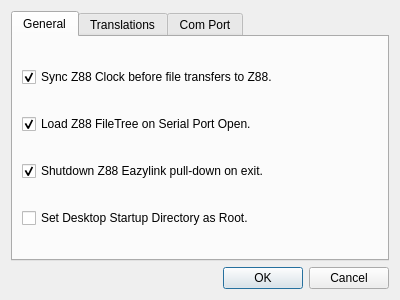
<?xml version="1.0" encoding="UTF-8"?>
<ui version="4.0">
 <class>Prefrences_dlg</class>
 <widget class="QDialog" name="Prefrences_dlg">
  <property name="geometry">
   <rect>
    <x>0</x>
    <y>0</y>
    <width>400</width>
    <height>300</height>
   </rect>
  </property>
  <property name="windowTitle">
   <string>EazyLink2 Preferences</string>
  </property>
  <property name="toolTip">
   <string>Set Eazylink Preferences:</string>
  </property>
  <layout class="QGridLayout" name="gridLayout">
   <item row="2" column="0">
    <widget class="QDialogButtonBox" name="buttonBox">
     <property name="orientation">
      <enum>Qt::Horizontal</enum>
     </property>
     <property name="standardButtons">
      <set>QDialogButtonBox::Cancel|QDialogButtonBox::Ok</set>
     </property>
    </widget>
   </item>
   <item row="1" column="0">
    <widget class="QTabWidget" name="tabWidget">
     <property name="currentIndex">
      <number>0</number>
     </property>
     <widget class="QWidget" name="tab">
      <attribute name="title">
       <string>General</string>
      </attribute>
      <layout class="QGridLayout" name="gridLayout_2">
       <item row="0" column="0">
        <widget class="QCheckBox" name="tmSync_cbox">
         <property name="toolTip">
          <string>Sync Z88 Clock to the Desktop time, Before File Transfers to Z88.</string>
         </property>
         <property name="text">
          <string extracomment="Auto Sync Flag">Sync Z88 Clock before file transfers to Z88.</string>
         </property>
         <property name="checked">
          <bool>true</bool>
         </property>
        </widget>
       </item>
       <item row="3" column="0">
        <widget class="QCheckBox" name="ezQuit_cbox">
         <property name="toolTip">
          <string>Quit the Z88 Eazylink pull-down when quitting the Eazylink Client.</string>
         </property>
         <property name="text">
          <string>Shutdown Z88 Eazylink pull-down on exit.</string>
         </property>
         <property name="checked">
          <bool>true</bool>
         </property>
        </widget>
       </item>
       <item row="1" column="0">
        <widget class="QCheckBox" name="ldZ88TreeOnStart">
         <property name="toolTip">
          <string>Load the Z88 File Tree On Startup, and Serial port Change.</string>
         </property>
         <property name="text">
          <string>Load Z88 FileTree on Serial Port Open.</string>
         </property>
         <property name="checked">
          <bool>true</bool>
         </property>
        </widget>
       </item>
       <item row="4" column="0">
        <widget class="QCheckBox" name="InitDir_isRoot">
         <property name="toolTip">
          <string>Set the Initial Desktop Dir as the Root of the Tree View</string>
         </property>
         <property name="text">
          <string>Set Desktop Startup Directory as Root.</string>
         </property>
        </widget>
       </item>
      </layout>
     </widget>
     <widget class="QWidget" name="tab_2">
      <attribute name="title">
       <string>Translations</string>
      </attribute>
      <layout class="QGridLayout" name="gridLayout_3">
       <item row="1" column="0">
        <widget class="QCheckBox" name="byteMode_trans">
         <property name="toolTip">
          <string>Enables Translation of non-printable characters.</string>
         </property>
         <property name="text">
          <string>Enable Byte Mode Translation.</string>
         </property>
        </widget>
       </item>
       <item row="2" column="0">
        <widget class="QCheckBox" name="lineFeed_trans">
         <property name="toolTip">
          <string>Use CR/LF to replace the Z88's CR line terminations.</string>
         </property>
         <property name="text">
          <string>Enable Z88 to CR/LF line termination.</string>
         </property>
        </widget>
       </item>
       <item row="0" column="0">
        <widget class="QLabel" name="label">
         <property name="sizePolicy">
          <sizepolicy hsizetype="Preferred" vsizetype="Fixed">
           <horstretch>0</horstretch>
           <verstretch>0</verstretch>
          </sizepolicy>
         </property>
         <property name="layoutDirection">
          <enum>Qt::LeftToRight</enum>
         </property>
         <property name="text">
          <string>Default Translations:</string>
         </property>
         <property name="alignment">
          <set>Qt::AlignLeading|Qt::AlignLeft|Qt::AlignVCenter</set>
         </property>
        </widget>
       </item>
      </layout>
     </widget>
     <widget class="QWidget" name="tab_3">
      <attribute name="title">
       <string>Com Port</string>
      </attribute>
      <layout class="QGridLayout" name="gridLayout_4">
       <item row="0" column="0">
        <widget class="QCheckBox" name="OpenPortOnStartup">
         <property name="toolTip">
          <string>Select this to open the serial port on Startup.</string>
         </property>
         <property name="text">
          <string>Open Serial Port on Startup.</string>
         </property>
         <property name="checked">
          <bool>true</bool>
         </property>
        </widget>
       </item>
       <item row="1" column="0">
        <widget class="QGroupBox" name="SelSerialGrp">
         <property name="sizePolicy">
          <sizepolicy hsizetype="Preferred" vsizetype="Fixed">
           <horstretch>0</horstretch>
           <verstretch>0</verstretch>
          </sizepolicy>
         </property>
         <property name="title">
          <string>Default Serial Port:</string>
         </property>
         <layout class="QHBoxLayout" name="horizontalLayout">
          <item>
           <widget class="QComboBox" name="SerialPortList">
            <property name="sizePolicy">
             <sizepolicy hsizetype="Expanding" vsizetype="Fixed">
              <horstretch>0</horstretch>
              <verstretch>0</verstretch>
             </sizepolicy>
            </property>
           </widget>
          </item>
          <item>
           <widget class="QPushButton" name="RefreshBtn">
            <property name="sizePolicy">
             <sizepolicy hsizetype="Fixed" vsizetype="Fixed">
              <horstretch>0</horstretch>
              <verstretch>0</verstretch>
             </sizepolicy>
            </property>
            <property name="text">
             <string>Refresh</string>
            </property>
           </widget>
          </item>
         </layout>
        </widget>
       </item>
      </layout>
     </widget>
    </widget>
   </item>
  </layout>
 </widget>
 <resources/>
 <connections>
  <connection>
   <sender>buttonBox</sender>
   <signal>accepted()</signal>
   <receiver>Prefrences_dlg</receiver>
   <slot>accept()</slot>
   <hints>
    <hint type="sourcelabel">
     <x>248</x>
     <y>254</y>
    </hint>
    <hint type="destinationlabel">
     <x>157</x>
     <y>274</y>
    </hint>
   </hints>
  </connection>
  <connection>
   <sender>buttonBox</sender>
   <signal>rejected()</signal>
   <receiver>Prefrences_dlg</receiver>
   <slot>reject()</slot>
   <hints>
    <hint type="sourcelabel">
     <x>316</x>
     <y>260</y>
    </hint>
    <hint type="destinationlabel">
     <x>286</x>
     <y>274</y>
    </hint>
   </hints>
  </connection>
 </connections>
</ui>
